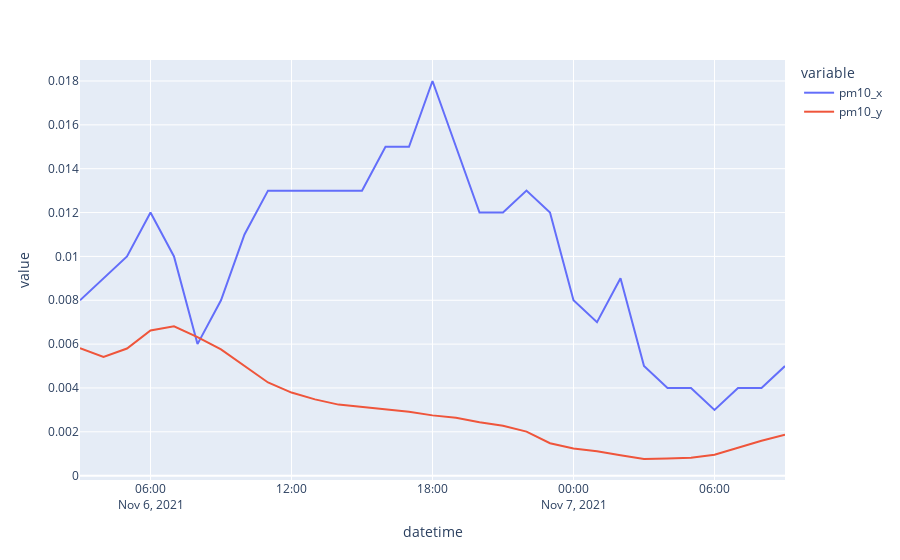

Notebook cell for this chart:
### Code cell
px.line(d10, x="datetime", y=["pm10_x", "pm10_y"])
